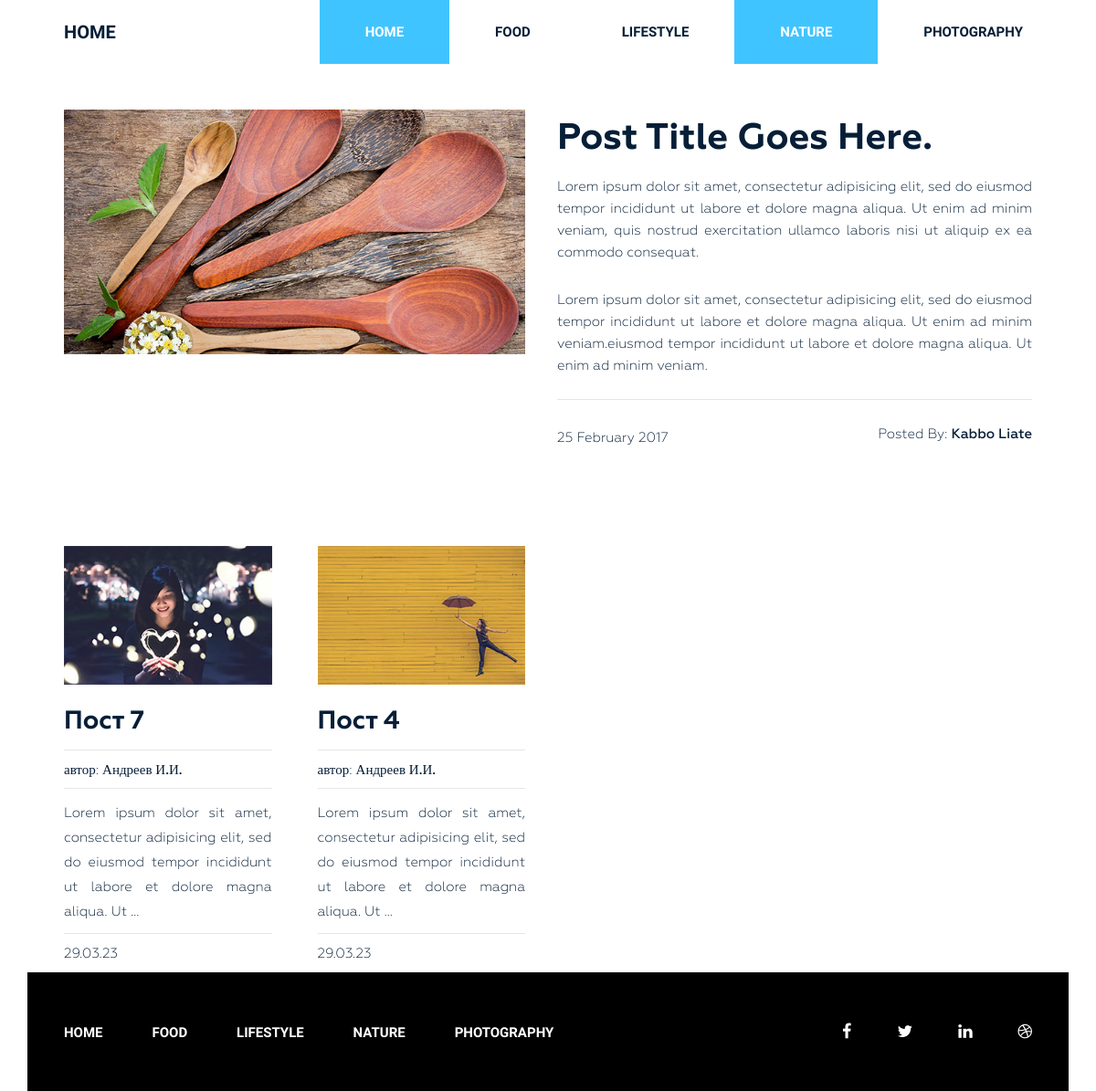
The page /category/nature/ on the database its author committed.
### blog/models.py (models this page shows, shortened)
class Category(models.Model):
    title = models.CharField(max_length=250)
    slug = models.SlugField(max_length=250, verbose_name='url', unique=True)
    def get_absolute_url(self):
        return reverse('category', kwargs={'slug':self.slug})
    def __str__(self):
        return self.title
    class Meta:
        verbose_name = 'Категория'
        verbose_name_plural = 'Категории'
        ordering = ['title']

class Post(models.Model):
    title = models.CharField(max_length=250, verbose_name='Заголовок')
    slug = models.SlugField(max_length=250, verbose_name='url', unique=True)
    author = models.CharField(max_length=100, verbose_name='Автор')
    content = models.TextField(blank=True, verbose_name='Контент')
    created_at = models.DateTimeField(auto_now_add=True, verbose_name='Опубликовано')
    photo = models.ImageField(upload_to='photo/%Y/%m/%d/', blank=True, verbose_name='Фото')
    views = models.IntegerField(default=0, verbose_name='Просмотров')
    category = models.ForeignKey(Category, on_delete=models.PROTECT, related_name='posts', verbose_name='Категория')
    tags = models.ManyToManyField(Tag, blank=True, related_name='posts', verbose_name='Теги')
    def get_absolute_url(self):
        return reverse('post', kwargs={'slug':self.slug})
    class Meta:
        verbose_name = 'Статья'
        verbose_name_plural = 'Статьи'
        ordering = ['-created_at']

### blog/views.py (the view)
# urls.py: path('category/<str:slug>/', PostsByCategory.as_view(), name='category'),
class PostsByCategory(ListView):
    template_name = 'blog/category.html'
    context_object_name = 'posts'
    paginate_by = 4
    allow_empty = False
    def get_queryset(self):
        return Post.objects.filter(category__slug=self.kwargs['slug'])
    def get_context_data(self, *, object_list=None, **kwargs):
        context = super().get_context_data(**kwargs)
        context['title'] = Category.objects.get(slug=self.kwargs['slug'])
        return context

### blog/templatetags/menu.py (called while the page is built)
@register.inclusion_tag('blog/menu_tpl.html')
def show_menu(menu_class='menu'):
    categories = Category.objects.all()
    return {'categories': categories, 'menu_class': menu_class}

### blog/templates/blog/category.html (shortened to what this page needs)
{% extends 'base.html' %}
{% load static %}
{% block content %}
<section class="blog-post-area">
    <div class="container">
        <div class="row">
            <div class="blog-post-area-style">
                <div class="col-md-12">
                    <div class="single-post-big">
                        <div class="big-image">
                            <img src="{% static 'img/post-image1.jpg' %}" alt="">
                        </div>
                        <div class="big-text">
                            <h3><a href="#">Post Title Goes Here.</a></h3>
                            <p>Lorem ipsum dolor sit amet, consectetur adipisicing elit, sed do eiusmod tempor
                                incididunt ut labore et dolore magna aliqua. Ut enim ad minim veniam, quis nostrud
                                exercitation ullamco laboris nisi ut aliquip ex ea commodo consequat.</p>
                            <p>Lorem ipsum dolor sit amet, consectetur adipisicing elit, sed do eiusmod tempor
                                incididunt ut labore et dolore magna aliqua. Ut enim ad minim veniam.eiusmod tempor
                                incididunt ut labore et dolore magna aliqua. Ut enim ad minim veniam.</p>
                            <h4><span class="date">25 February 2017</span><span class="author">Posted By: <span
                                    class="author-name">Kabbo Liate</span></span>
                            </h4>
                        </div>
                    </div>
                </div>
                {% for post in posts %}
                <div class="col-md-3">
                    <div class="single-post">
                        {% if post.photo %}
                        <img src="{{ post.photo.url }}" alt="{{ post.title }}">
                        {% else %}
                        <img src="https://picsum.photos/id/1060/300/201?blur=2" alt="{{ post.title }}">
                        {% endif %}
                        <h3><a href="{{ post.get_absolute_url }}">{{ post.title }}</a></h3>
                        <h4><span>автор: <span class="author-name">{{ post.author }}</span></span>
                        </h4>
                        {{ post.content|truncatewords_html:20|safe }}
                        <h4><span>{{ post.created_at|date:"d.m.y" }}</span></h4>
                    </div>
                </div>
                {% endfor %}
            </div>
        </div>
    </div>
</section>
{% endblock %}

### blog/templates/blog/menu_tpl.html
<div class="{{ menu_class }}">
    <ul>
        <li class="active"><a href="{% url 'home' %}">Home</a></li>
        {% for item in categories %}
        <li><a href="{{ item.get_absolute_url }}">{{ item.title }}</a></li>
        {% endfor %}
    </ul>
</div>

### siteblog/static/style.css (style rules this page uses)
.wrapper header.header .menu { margin: 0 }
.wrapper header.header .menu ul { float: right; margin: 0; padding: 0; margin-right: 4px; }
.wrapper header.header .menu ul li { display: inline-block; list-style: outside none none; margin: 0 -4px 0 0; }
.wrapper header.header .menu ul li a { color: rgb(6, 30, 55); font-family: "Raleway", sans-serif; font-size: 15px; font-weight: 600; line-height: 70px; padding: 26px 50px; text-decoration: none; text-transform: uppercase; }
.wrapper header.header .menu ul li.active a { background: #40c4ff; color: #fff; }
section.blog-post-area { margin-top: 50px; }
section.blog-post-area .big-image { float: left; width: 50%; padding-right: 35px; }
section.blog-post-area .big-text { float: right; width: 50%; padding-right: 20px; }
section.blog-post-area img { width: 100%; }
section.blog-post-area .big-text h3 { margin: 10px 0 0; }
section.blog-post-area .big-text h3 a { font-family: Geometria; font-weight: 700; font-size: 40px; color: #061e37; text-decoration: none; }
section.blog-post-area .big-text p { color: #061e37; font-family: Geometria; font-size: 15px; font-weight: 400; line-height: 24px; padding-top: 18px; text-align: justify; text-decoration: none; }
section.blog-post-area .big-text h4 { margin-top: 25px; padding-top: 30px; position: relative; }
section.blog-post-area .big-text h4::before { background: #e6e6e6 none repeat scroll 0 0; content: ""; height: 1px; position: absolute; top: 0; width: 100%; }
section.blog-post-area .single-post { padding-right: 20px; margin: 100px 0px 0px; }
section.blog-post-area h4 span { font-family: Geometria; font-weight: 400; font-size: 15px; color: #061e37; text-decoration: none; }
section.blog-post-area .big-text h4 span.author { float: right }
section.blog-post-area h4 span.author-name { font-weight: 500; }
.blog-post-area .single-post h3 a { font-family: Geometria; font-size: 28px; font-weight: 700; text-decoration: none; color: #061e37; }
.blog-post-area .single-post p { color: #061e37; font-family: Geometria; font-size: 15px; font-weight: 400; line-height: 27px; padding-top: 14px; position: relative; text-align: justify; }
.blog-post-area .single-post h4 { margin-bottom: 12px; padding-top: 10px; position: relative; }
.blog-post-area .single-post h4::before { background: #e6e6e6 none repeat scroll 0 0; content: ""; height: 1px; position: absolute; top: 0; width: 100%; }
.blog-post-area .single-post p::before { background: #e6e6e6 none repeat scroll 0 0; content: ""; height: 1px; position: absolute; top: 0; width: 100%; }
.blog-post-area .single-post h3 { margin: 25px 0 15px; }
.blog-post-area .blog-post-area-style { margin: 0 20px 0 40px; }
.wrapper footer.footer .footer-menu { margin: 0 }
.wrapper footer.footer .footer-menu ul { line-height: 130px; margin: 0; padding: 0; }
.wrapper footer.footer .footer-menu ul li { display: inline; list-style: outside none none; margin: 0; padding: 30px 0px; }
.wrapper footer.footer .footer-menu ul li a { color: #fff; font-family: "Raleway", sans-serif; font-size: 15px; font-weight: 600; line-height: 70px; margin-left: 40px; padding: 26px 10px 26px 0; text-decoration: none; text-transform: uppercase; }

### rows shown on the page
Category: title "FOOD"
Category: title "LIFESTYLE"
Category: title "NATURE"
Category: title "PHOTOGRAPHY"
Post: photo (picture), title "Пост 7", author "Андреев И.И.", content "Lorem ipsum dolor sit amet, consectetur adipisicing elit, sed do eiusmod tempor incididunt ut labore et dolore magna aliqua. Ut …", created_at "29.03.23"
Post: photo (picture), title "Пост 4", author "Андреев И.И.", content "Lorem ipsum dolor sit amet, consectetur adipisicing elit, sed do eiusmod tempor incididunt ut labore et dolore magna aliqua. Ut …", created_at "29.03.23"
